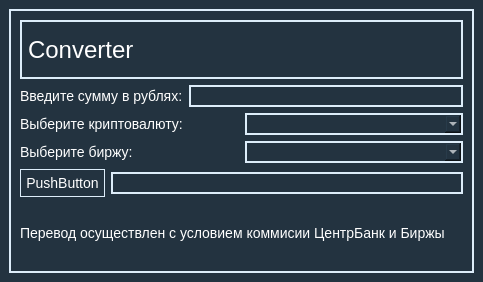
<?xml version="1.0" encoding="UTF-8"?>
<ui version="4.0">
 <class>MainWindow</class>
 <widget class="QMainWindow" name="MainWindow">
  <property name="geometry">
   <rect>
    <x>0</x>
    <y>0</y>
    <width>483</width>
    <height>282</height>
   </rect>
  </property>
  <property name="minimumSize">
   <size>
    <width>483</width>
    <height>282</height>
   </size>
  </property>
  <property name="maximumSize">
   <size>
    <width>483</width>
    <height>282</height>
   </size>
  </property>
  <property name="windowTitle">
   <string>MainWindow</string>
  </property>
  <property name="styleSheet">
   <string notr="true">background: #233340;
color: #ddedfa;
font-family: Ubuntu;</string>
  </property>
  <widget class="QWidget" name="centralwidget">
   <layout class="QGridLayout" name="gridLayout">
    <item row="0" column="1">
     <widget class="QFrame" name="frame">
      <property name="acceptDrops">
       <bool>true</bool>
      </property>
      <property name="styleSheet">
       <string notr="true">border: 2px solid #ddedfa;
color: #ffffff;
font-size: 14px solid #ccc;</string>
      </property>
      <property name="inputMethodHints">
       <set>Qt::ImhNoAutoUppercase</set>
      </property>
      <property name="frameShape">
       <enum>QFrame::StyledPanel</enum>
      </property>
      <property name="frameShadow">
       <enum>QFrame::Raised</enum>
      </property>
      <layout class="QGridLayout" name="gridLayout_2">
       <item row="0" column="0">
        <widget class="QLabel" name="header">
         <property name="layoutDirection">
          <enum>Qt::LeftToRight</enum>
         </property>
         <property name="styleSheet">
          <string notr="true">font: 24px;
text-align: center</string>
         </property>
         <property name="text">
          <string>Converter</string>
         </property>
        </widget>
       </item>
       <item row="1" column="0">
        <layout class="QHBoxLayout" name="horizontalLayout">
         <item>
          <widget class="QLabel" name="label_2">
           <property name="styleSheet">
            <string notr="true">border: none;</string>
           </property>
           <property name="text">
            <string>Введите сумму в рублях:</string>
           </property>
          </widget>
         </item>
         <item>
          <widget class="QLineEdit" name="input_rub">
           <property name="whatsThis">
            <string/>
           </property>
           <property name="inputMethodHints">
            <set>Qt::ImhDigitsOnly</set>
           </property>
           <property name="text">
            <string/>
           </property>
          </widget>
         </item>
        </layout>
       </item>
       <item row="2" column="0">
        <layout class="QHBoxLayout" name="horizontalLayout_2">
         <item>
          <widget class="QLabel" name="label_3">
           <property name="styleSheet">
            <string notr="true">border: none;</string>
           </property>
           <property name="text">
            <string>Выберите криптовалюту:</string>
           </property>
          </widget>
         </item>
         <item>
          <widget class="QComboBox" name="choose_crypt"/>
         </item>
        </layout>
       </item>
       <item row="3" column="0">
        <layout class="QHBoxLayout" name="horizontalLayout_4">
         <item>
          <widget class="QLabel" name="label_5">
           <property name="layoutDirection">
            <enum>Qt::LeftToRight</enum>
           </property>
           <property name="styleSheet">
            <string notr="true">border: none;</string>
           </property>
           <property name="text">
            <string>Выберите биржу:</string>
           </property>
          </widget>
         </item>
         <item>
          <widget class="QComboBox" name="choose_exchange"/>
         </item>
        </layout>
       </item>
       <item row="4" column="0">
        <layout class="QHBoxLayout" name="horizontalLayout_3">
         <item>
          <widget class="QPushButton" name="convert_button">
           <property name="styleSheet">
            <string notr="true">QPushButton{
border: 1px solid #ddedfa;
padding: 5px;
}

QPushButton:hover{
background: #6bd6ce;
color: black;

}</string>
           </property>
           <property name="text">
            <string>PushButton</string>
           </property>
          </widget>
         </item>
         <item>
          <widget class="QLineEdit" name="output_result">
           <property name="acceptDrops">
            <bool>false</bool>
           </property>
           <property name="toolTip">
            <string/>
           </property>
           <property name="inputMethodHints">
            <set>Qt::ImhDigitsOnly</set>
           </property>
           <property name="readOnly">
            <bool>true</bool>
           </property>
          </widget>
         </item>
        </layout>
       </item>
       <item row="5" column="0">
        <widget class="QLabel" name="footer">
         <property name="enabled">
          <bool>true</bool>
         </property>
         <property name="styleSheet">
          <string notr="true">border: none;</string>
         </property>
         <property name="text">
          <string>Перевод осуществлен с условием коммисии ЦентрБанк и Биржы</string>
         </property>
        </widget>
       </item>
      </layout>
     </widget>
    </item>
   </layout>
  </widget>
 </widget>
 <resources/>
 <connections/>
</ui>
